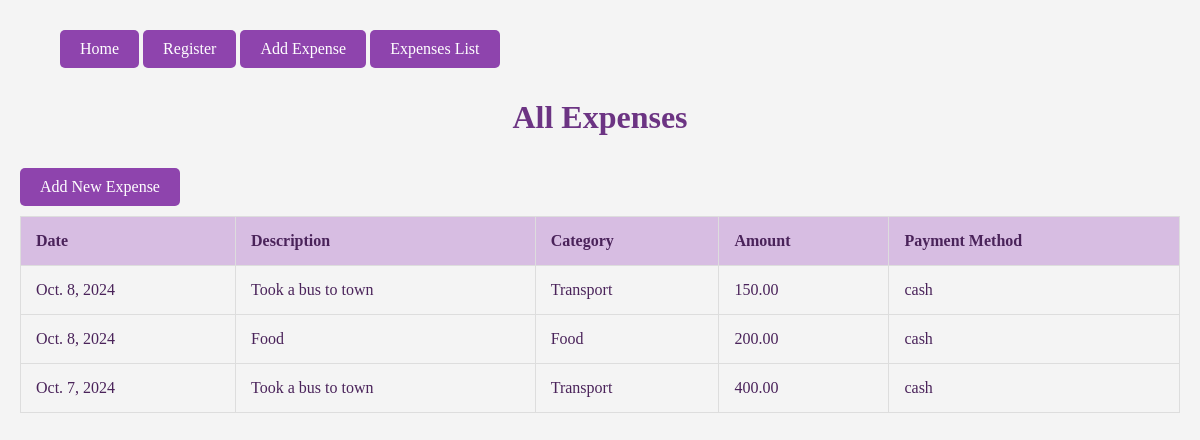
The app's page /list/ (signed in) with its own data.
### expenses/models.py (models this page shows, shortened)
class Expense(models.Model):
    user = models.ForeignKey(User, on_delete=models.CASCADE, null= True)
    date = models.DateField()
    description = models.CharField(max_length=255)
    category = models.ForeignKey(Category, on_delete=models.CASCADE)
    amount = models.DecimalField(max_digits=10, decimal_places=2)
    payment_method = models.CharField(max_length=100)

class Category(models.Model):
    name = models.CharField(max_length=100)

### expenses/views.py (the view)
# urls.py: path('list/', views.list_expenses, name='list_expenses'),
@login_required
def list_expenses(request):
    if request.user.is_authenticated:
        expenses = Expense.objects.filter(user=request.user)
    else:
        expenses = Expense.objects.none()
    return render(request, 'expenses/list_expenses.html', {'expenses': expenses})

### expenses/templates/expenses/list_expenses.html (shortened to what this page needs)
{% load static %}
<!DOCTYPE html>
<html lang="en">
<head>
    <link rel="stylesheet" href="{% static 'css/styles.css' %}">
</head>
<body>
    <ul>
        <a href="{% url 'login' %}">Home</a></li>
        <a href="{% url 'register' %}">Register</a></li>
        <a href="{% url 'add_expense' %}">Add Expense</a></li>
        <a href="{% url 'list_expenses' %}">Expenses List</a></li>
    </ul>
    <h1>All Expenses</h1>
    <a href="{% url 'add_expense' %}">Add New Expense</a>
    <table border="1">
        <thead>
            <tr>
                <th>Date</th>
                <th>Description</th>
                <th>Category</th>
                <th>Amount</th>
                <th>Payment Method</th>
            </tr>
        </thead>
        <tbody>
            {% for expense in expenses %}
            <tr>
                <td>{{ expense.date }}</td>
                <td>{{ expense.description }}</td>
                <td>{{ expense.category.name }}</td>
                <td>{{ expense.amount }}</td>
                <td>{{ expense.payment_method }}</td>
            </tr>
            {% empty %}
            <tr>
                <td colspan="5">No expenses found.</td>
            </tr>
            {% endfor %}
        </tbody>
    </table>
</body>
</html>

### expenses/static/css/styles.css (style rules this page uses)
body { font-family: 'Times New Roman', serif; margin: 20px; background-color: #f4f4f4; color: #4A235A; }
h1 { color: #6C3483; text-align: center; }
table { width: 100%; border-collapse: collapse; }
table, th, td { border: 1px solid #ddd; }
th, td { padding: 15px; text-align: left; }
th { background-color: #D7BDE2; }
a { display: inline-block; margin: 10px 0; padding: 10px 20px; background-color: #8E44AD; color: white; text-decoration: none; border-radius: 5px; }

### records on screen
Expense: date "Oct. 8, 2024", description "Took a bus to town", category.name "Transport", amount "150.00", payment_method "cash"
Expense: date "Oct. 8, 2024", description "Food", category.name "Food", amount "200.00", payment_method "cash"
Expense: date "Oct. 7, 2024", description "Took a bus to town", category.name "Transport", amount "400.00", payment_method "cash"
